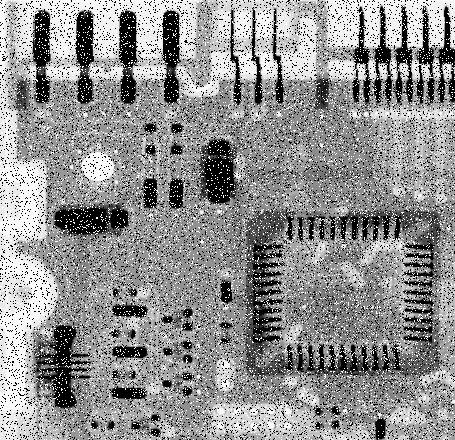
%> input picture Circuit.jpg, 455 x 440 px
$ octave --eval "result = CleanStripes(imread('Circuit.jpg'));"   (GNU Octave 9; MATLAB toolbox functions it lacks are replaced by stand-ins)
%> lines starting %> are read from the running program, lines starting %| are printed output that depends on the picture
% Skyler Cowley
% CS 6680
% Assignment 3

function [ im1, im2, im3 ] = CleanStripes( im )
%UNTITLED Summary of this function goes here
%   Detailed explanation goes here

S = [[-1 0 1]; [-2 0 2]; [-1 0 1];];

im1 = imfilter(im,S);
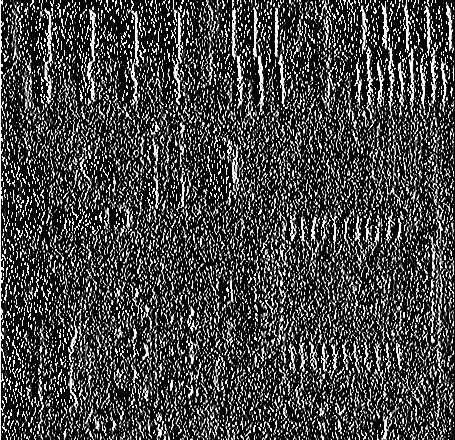
%> im1: size 440x455 uint8; min 0, max 255, mean 67.2

im2 = uint8(im1 .* uint8(im1>(255*.75)));
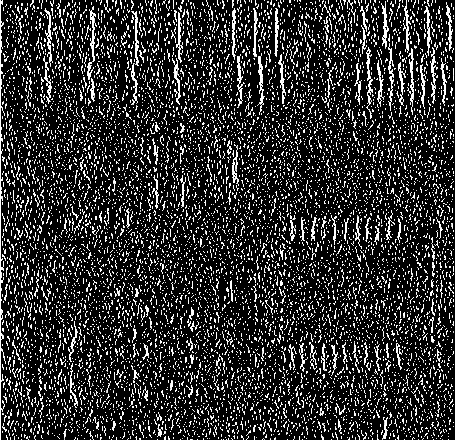
%> im2: size 440x455 uint8; min 0, max 255, mean 47.1

im3 = imcomplement(im2);
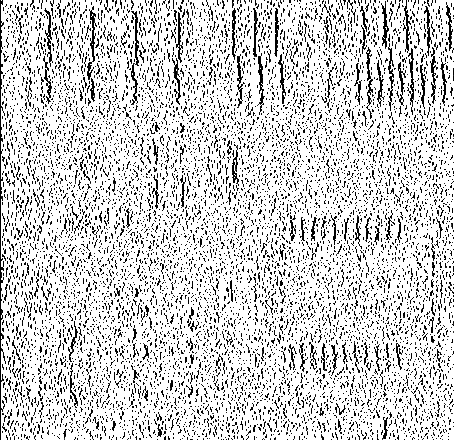
%> im3: size 440x455 uint8; min 0, max 255, mean 207.9

end
